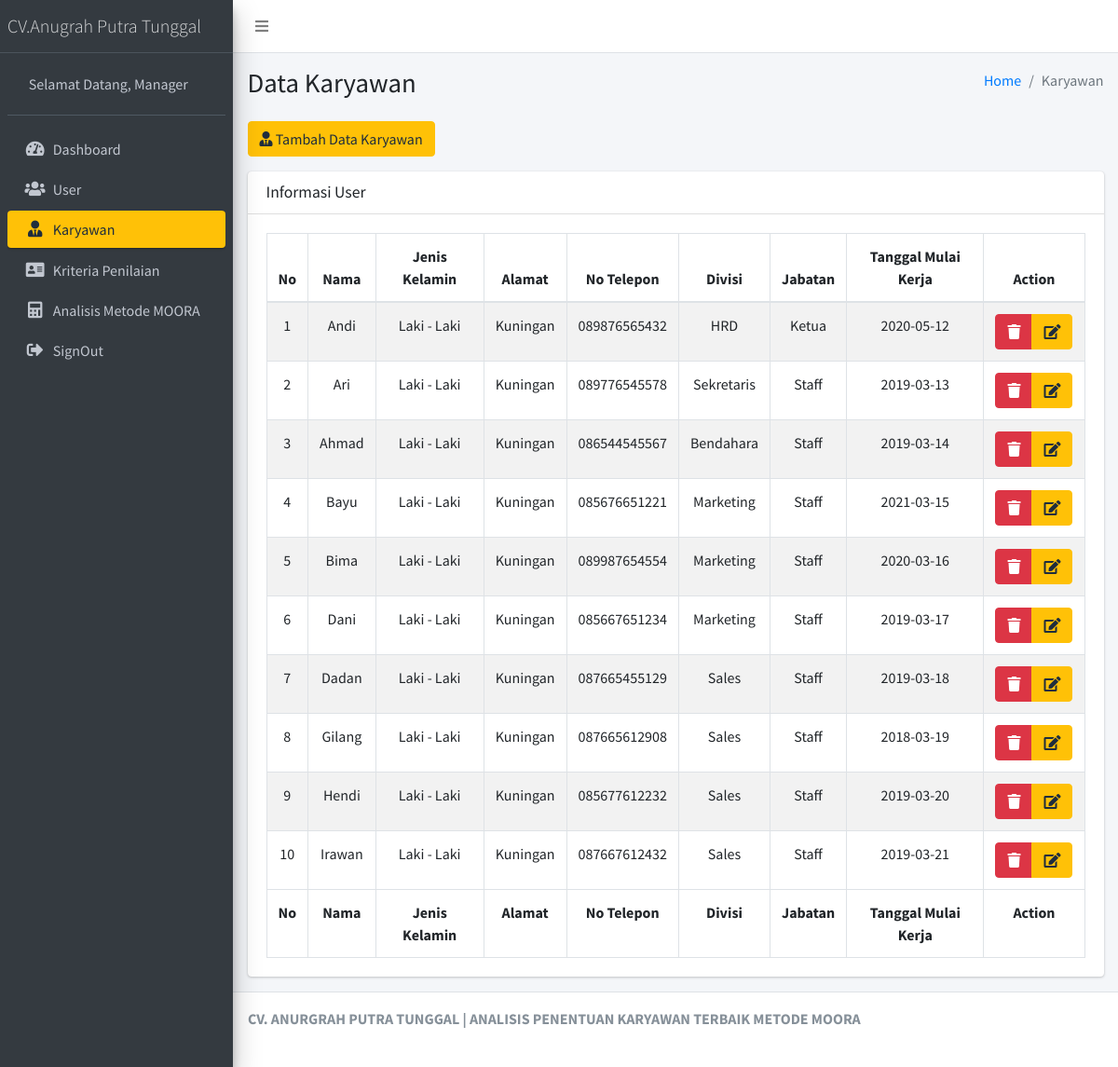
The app's page /Manager/cKaryawan (signed in), older data.
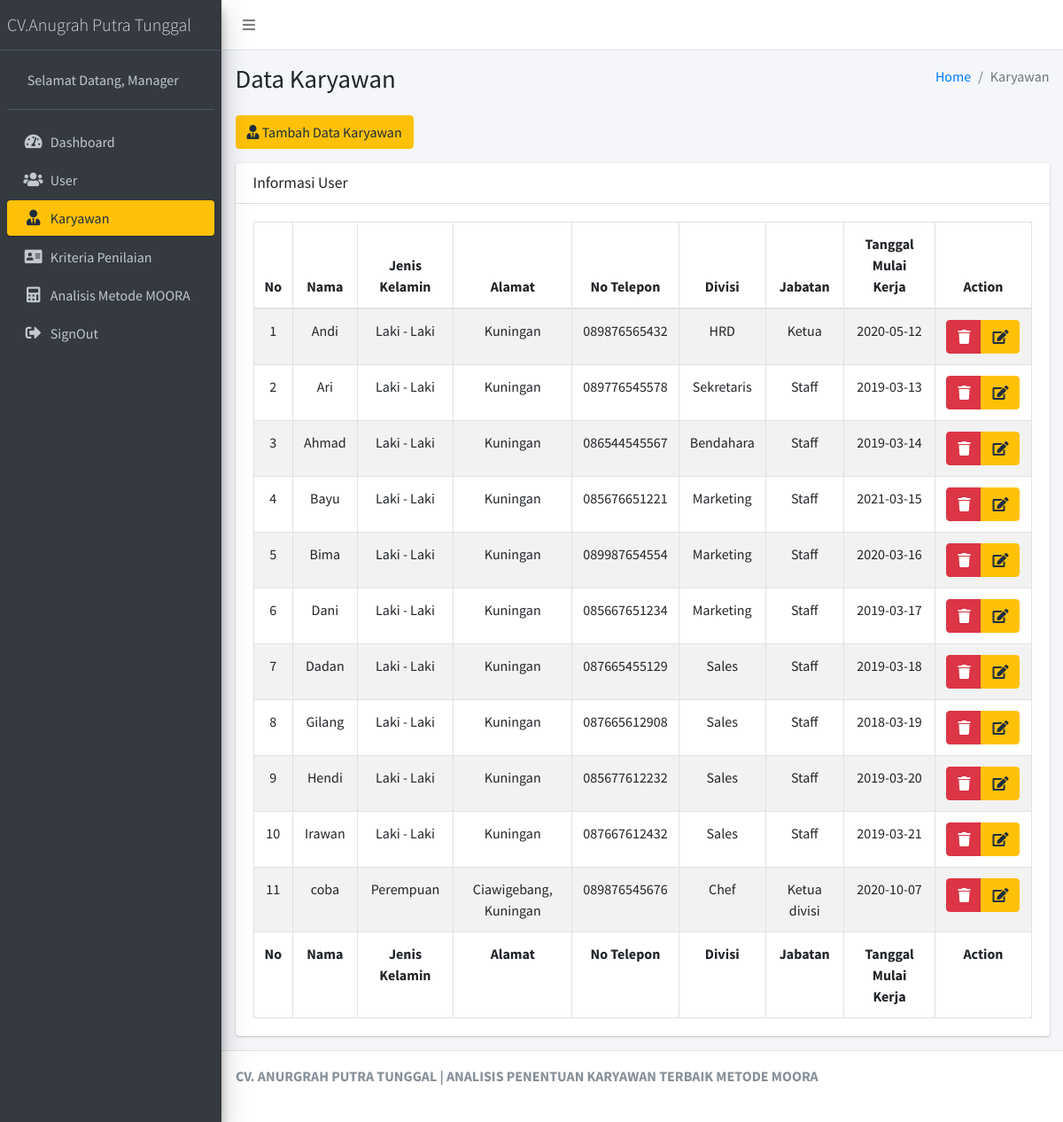
The same page, newer data.
### tables this page shows
CREATE TABLE `tbl_karyawan` (
  `id_karyawan` int(11) NOT NULL,
  `nama_karyawan` varchar(125) NOT NULL,
  `jk_karyawan` varchar(125) NOT NULL,
  `alamat_karyawan` text NOT NULL,
  `no_hp_karyawan` varchar(125) NOT NULL,
  `divisi` varchar(125) NOT NULL,
  `jabatan` varchar(125) NOT NULL,
  `tgl_mulai` varchar(125) NOT NULL
);

### application/controllers/Manager/cKaryawan.php (called while the page is built, shortened)
<?php
class cKaryawan extends CI_Controller
{
	public function __construct()
	{
		$this->load->model('mKaryawan');
	}
	public function index()
	{
		$data = array(
			'karyawan' => $this->mKaryawan->select()
		);
		$this->load->view('Manager/Layout/head');
		$this->load->view('Manager/Layout/aside');
		$this->load->view('Manager/vKaryawan', $data);
		$this->load->view('Manager/Layout/footer');
	}
}

### index.php (called while the page is built, shortened)
<?php
require_once BASEPATH.'core/CodeIgniter.php';

### application/models/mKaryawan.php (called while the page is built, shortened)
<?php
class mKaryawan extends CI_Model
{
	public function select()
	{
		$this->db->select('*');
		$this->db->from('tbl_karyawan');
		return $this->db->get()->result();
	}
}

### application/views/Manager/vKaryawan.php (the view, shortened to what this page needs)
<div class="content-wrapper">
	<section class="content-header">
		<div class="container-fluid">
			<div class="row mb-2">
				<div class="col-sm-6">
					<h1>Data Karyawan</h1>
				</div>
				<div class="col-sm-6">
					<ol class="breadcrumb float-sm-right">
						<li class="breadcrumb-item"><a href="#">Home</a></li>
						<li class="breadcrumb-item active">Karyawan</li>
					</ol>
				</div>
			</div>
		</div>
	</section>
	<section class="content">
		<div class="container-fluid">
			<div class="row">
				<div class="col-12  ">
					<button type="button" class="btn btn-warning mb-3" data-toggle="modal" data-target="#modal-default">
						<i class="fas fa-user-tie"></i> Tambah Data Karyawan
					</button>
					<div class="card">
						<div class="card-header">
							<h3 class="card-title">Informasi User</h3>
						</div>
						<div class="card-body">
							<table id="example1" class="table table-bordered table-striped">
								<thead>
									<tr>
										<th class="text-center">No</th>
										<th class="text-center">Nama</th>
										<th class="text-center">Jenis Kelamin</th>
										<th class="text-center">Alamat</th>
										<th class="text-center">No Telepon</th>
										<th class="text-center">Divisi</th>
										<th class="text-center">Jabatan</th>
										<th class="text-center">Tanggal Mulai Kerja</th>
										<th class="text-center">Action</th>
									</tr>
								</thead>
								<tbody>
									<?php
									$no = 1;
									foreach ($karyawan as $key => $value) {
									?>
										<tr>
											<td class="text-center"><?= $no++ ?></td>
											<td class="text-center"><?= $value->nama_karyawan ?></td>
											<td class="text-center"><?= $value->jk_karyawan ?></td>
											<td class="text-center"><?= $value->alamat_karyawan ?></td>
											<td class="text-center"><?= $value->no_hp_karyawan ?></td>
											<td class="text-center"><?= $value->divisi ?></td>
											<td class="text-center"><?= $value->jabatan ?></td>
											<td class="text-center"><?= $value->tgl_mulai ?></td>
											<td class="text-center">
												<div class="btn-group">
													<a href="<?= base_url('Manager/cKaryawan/delete/' . $value->id_karyawan) ?>" class="btn btn-danger"><i class="fas fa-trash"></i></a>
													<button type="button" data-toggle="modal" data-target="#edit<?= $value->id_karyawan ?>" class="btn btn-warning"><i class="fas fa-edit"></i></button>
												</div>
											</td>
										</tr>
									<?php
									}
									?>
								</tbody>
								<tfoot>
									<tr>
										<th class="text-center">No</th>
										<th class="text-center">Nama</th>
										<th class="text-center">Jenis Kelamin</th>
										<th class="text-center">Alamat</th>
										<th class="text-center">No Telepon</th>
										<th class="text-center">Divisi</th>
										<th class="text-center">Jabatan</th>
										<th class="text-center">Tanggal Mulai Kerja</th>
										<th class="text-center">Action</th>
									</tr>
								</tfoot>
							</table>
						</div>
					</div>
				</div>
			</div>
		</div>
	</section>
</div>

### application/views/Manager/Layout/head.php (shortened to what this page needs)
<!DOCTYPE html>
<html>
<head>
	<link rel="stylesheet" href="<?= base_url('asset/AdminLTE/') ?>plugins/fontawesome-free/css/all.min.css">
	<link rel="stylesheet" href="https://code.ionicframework.com/ionicons/2.0.1/css/ionicons.min.css">
	<link rel="stylesheet" href="<?= base_url('asset/AdminLTE/') ?>plugins/tempusdominus-bootstrap-4/css/tempusdominus-bootstrap-4.min.css">
	<link rel="stylesheet" href="<?= base_url('asset/AdminLTE/') ?>dist/css/adminlte.min.css">
	<link rel="stylesheet" href="<?= base_url('asset/AdminLTE/') ?>plugins/overlayScrollbars/css/OverlayScrollbars.min.css">
	<link rel="stylesheet" href="<?= base_url('asset/AdminLTE/') ?>plugins/daterangepicker/daterangepicker.css">
	<link rel="stylesheet" href="<?= base_url('asset/AdminLTE/') ?>plugins/summernote/summernote-bs4.css">
	<link rel="stylesheet" href="<?= base_url('asset/AdminLTE/') ?>plugins/datatables-bs4/css/dataTables.bootstrap4.min.css">
	<link rel="stylesheet" href="<?= base_url('asset/AdminLTE/') ?>plugins/datatables-responsive/css/responsive.bootstrap4.min.css">
	<link rel="stylesheet" href="<?= base_url('asset/AdminLTE/') ?>plugins/daterangepicker/daterangepicker.css">
	<link rel="stylesheet" href="<?= base_url('asset/AdminLTE/') ?>plugins/select2/css/select2.min.css">
	<link rel="stylesheet" href="<?= base_url('asset/AdminLTE/') ?>plugins/select2-bootstrap4-theme/select2-bootstrap4.min.css">
</head>
<body class="hold-transition sidebar-mini layout-fixed">
	<div class="wrapper">
		<nav class="main-header navbar navbar-expand navbar-white navbar-light">
			<ul class="navbar-nav">
				<li class="nav-item">
					<a class="nav-link" data-widget="pushmenu" href="#" role="button"><i class="fas fa-bars"></i></a>
				</li>
			</ul>
		</nav>

### application/views/Manager/Layout/aside.php
<aside class="main-sidebar sidebar-dark-warning elevation-4">
	<a href="index3.html" class="brand-link">
		<span class="brand-text font-weight-light">CV.Anugrah Putra Tunggal</span>
	</a>
	<div class="sidebar">
		<div class="user-panel mt-3 pb-3 mb-3 d-flex">
			<div class="image">
			</div>
			<div class="info">
				<a href="#" class="d-block">Selamat Datang, Manager</a>
			</div>
		</div>
		<nav class="mt-2">
			<ul class="nav nav-pills nav-sidebar flex-column" data-widget="treeview" role="menu" data-accordion="false">
				<li class="nav-item">
					<a href="<?= base_url('Manager/cDashboard') ?>" class="nav-link   <?php if ($this->uri->segment(1) == 'Manager' && $this->uri->segment(2) == 'cDashboard') {
																							echo 'active';
																						}  ?>">
						<i class="nav-icon fas fa-tachometer-alt"></i>
						<p>Dashboard</p>
					</a>
				</li>
				<li class="nav-item">
					<a href="<?= base_url('Manager/cUser') ?>" class="nav-link  <?php if ($this->uri->segment(1) == 'Manager' && $this->uri->segment(2) == 'cUser') {
																					echo 'active';
																				}  ?>">
						<i class="nav-icon fas fa-users"></i>
						<p>
							User
						</p>
					</a>
				</li>
				<li class="nav-item">
					<a href="<?= base_url('Manager/cKaryawan') ?>" class="nav-link  <?php if ($this->uri->segment(1) == 'Manager' && $this->uri->segment(2) == 'cKaryawan') {
																						echo 'active';
																					}  ?>">
						<i class="nav-icon fas fa-user-tie"></i>
						<p>
							Karyawan
						</p>
					</a>
				</li>
				<li class="nav-item">
					<a href="<?= base_url('Manager/cKriteria') ?>" class="nav-link  <?php if ($this->uri->segment(1) == 'Manager' && $this->uri->segment(2) == 'cKriteria') {
																						echo 'active';
																					}  ?>">
						<i class="nav-icon fas fa-address-card"></i>
						<p>
							Kriteria Penilaian
						</p>
					</a>
				</li>
				<li class="nav-item">
					<a href="<?= base_url('Manager/cAnalisis') ?>" class="nav-link  <?php if ($this->uri->segment(1) == 'Manager' && $this->uri->segment(2) == 'cAnalisis') {
																						echo 'active';
																					}  ?>">
						<i class="nav-icon fas fa-calculator"></i>
						<p>
							Analisis Metode MOORA
						</p>
					</a>
				</li>
				<li class="nav-item">
					<a href="<?= base_url('cAuth/logout') ?>" class="nav-link">
						<i class="nav-icon fas fa-sign-out-alt"></i>
						<p>SignOut</p>
					</a>
				</li>
			</ul>
		</nav>
	</div>
</aside>

### application/views/Manager/Layout/footer.php (shortened to what this page needs)
<footer class="main-footer">
	<strong>CV. ANURGRAH PUTRA TUNGGAL | ANALISIS PENENTUAN KARYAWAN TERBAIK METODE MOORA</strong>
</footer>
</div>
</body>
</html>

Row changes from the older to the newer data that the page shows:
added tbl_karyawan: nama_karyawan "coba", jk_karyawan "Perempuan", alamat_karyawan "Ciawigebang, Kuningan", no_hp_karyawan "089876545676", divisi "Chef", jabatan "Ketua divisi", tgl_mulai "2020-10-07"
